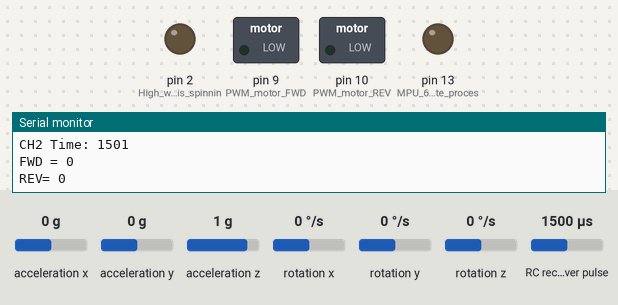
Simulated run of this sketch. Board: Arduino Nano, built with avr-gcc and run on an emulated ATmega328P. Parts: switched loads named in the sketch (green lamp = pin HIGH), output pins drawn as LEDs (lit = HIGH), the last lines printed to the serial monitor. Wiring (inferred from the names in the program): RC receiver channel: data pin 4. The test bench sets the inputs (shaded band); at power-on: RC receiver pulse 1500 µs, acceleration x 0 g, acceleration y 0 g, acceleration z 1 g, rotation x 0 °/s, rotation y 0 °/s, rotation z 0 °/s.

Above: at 4.2 s.
4.3 s: RC receiver pulse (sensor on pin 4) set to 1478 µs
5.8 s: RC receiver pulse (sensor on pin 4) set to 1458 µs
At 7.0 s:
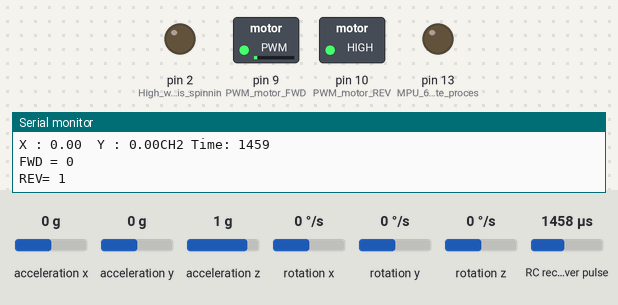
7.3 s: RC receiver pulse (sensor on pin 4) set to 1408 µs
At 8.3 s:
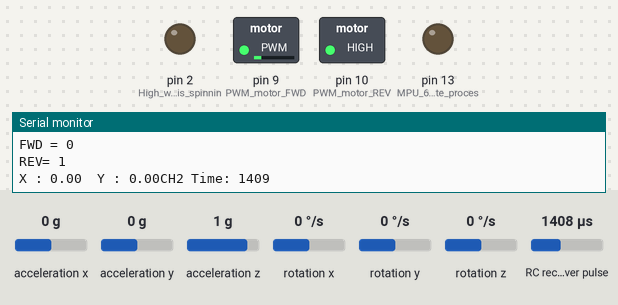
8.8 s: RC receiver pulse (sensor on pin 4) set to 1386 µs
At 9.4 s:
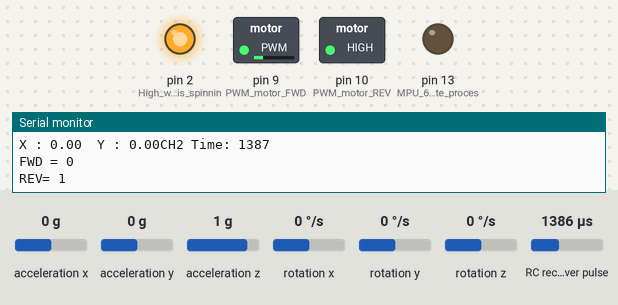
10.3 s: RC receiver pulse (sensor on pin 4) set to 1020 µs
At 11.5 s:
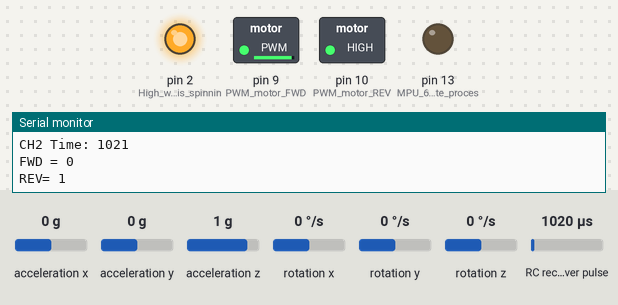
11.8 s: RC receiver pulse (sensor on pin 4) set to 1500 µs
At 12.9 s:
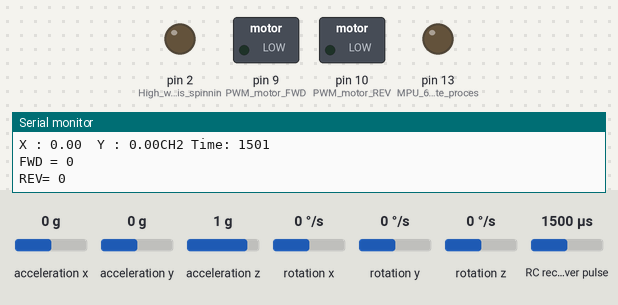
Timing chart, 0 to 14.3 s (numbered marks = the images above; inputs shaded):
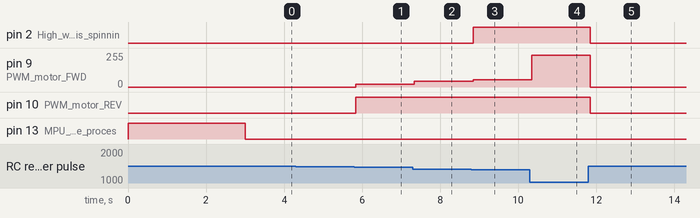

The sketch:

PropulsionWithRollCutout_DISABLED.ino
```cpp
// ---------------------------------------------------------------------------
//propulsionWithRollCutoff_DISABLED.ino
//Arduino Nano old bootloader
// Use the Arduino serial monitor to get CH1_PWMtime and CH2_PWMtime center and endpoint value to normalize values.
// This a unique application that allows the propeller to get both forward & reverse, the reverse to help with deceleration
//
// *** MEASURED DATA ****
// channel 2 is used for speed reference
// CH2_PWMtime center = 1498 to 1506, usec pulsewidth
// CH2_PWMtime full fwd = 1919, usec pulsewidth
// CH2_PWMtime full back = 1133, usec pulsewidth
//
// MPU6050 is a MEM gyro used to detect pitch, roll, and yaw. if roll or pitch exceed 35 degrees, the PitchRoll_OK bit drops out to remove power to the prop
//   MPU 6050 is actually mounted in the later build with a roll value of 60 degrees. During running the roll is giving bad data. Not sure if bad sensor or library timing
//
//This program was first written for a generic L298N H bridge, but is slightly modified to control a DRI0002 DFrobot L298N H bridge
//
// ---------------------------------------------------------------------------

unsigned long CH2_PWMtime; //pulsewidth time of Channel 2 (into pin 4) RC in microseconds, 1000 = full REV (or -90 degress), 1500=zerospeed or 0 degrees, 2000=full FWD (or +90 degrees)
unsigned long timeout = 23000; //timeout of PWM , set timeout for reading a pulsewidth at 15% moree than max expected 20ms (tried 2300 and caused problems)

int CH2_PWMtime_int; // CH1_PWMtime is an unsigned long, convert it to integer

int CH2_PWM_REF_usec ; // magnitude of microseconds pulse width from 1500 usec centerpoint

int CH2_PWM_SpdRef ; // RHS speed reference scaled for 255 = 100%
int CH2_PWMtime_int_LastScan=1500;
int FWD=LOW; // direction of Channel 2 speed ref
int REV=LOW; // direction of Channel 2 speed ref

#include "Wire.h"
#include <MPU6050_light.h>

MPU6050 mpu(Wire);
unsigned long timer = 0;
float roll=0.0;
float pitch=0.0;
float yaw=0.0;
//**********************Tip Over Protection Adjustments********
int roll_limit_degrees=30;
int pitch_limit_degrees=25;
int PitchRoll_OK = HIGH;
//**********************************************************

void setup()
      {
      pinMode(2, OUTPUT);  // High when prop is spinning
      pinMode(4, INPUT); // RC receiver Channel 2 motor speed control input

      pinMode(9, OUTPUT); // PWM motor FWD, bit low in reverse DFRobot DRI0002 E1 & E2 pins are PWM control
      pinMode(10, OUTPUT);  // PWM motor REV, bit low in FWD   DFRobot DRI0002 M1 & M2 pins, FWD=0  REV=1
   //   pinMode(11, OUTPUT); // prop running
   //   pinMode(12, OUTPUT); // pitch & roll OK relay output, PitchRoll_OK
      pinMode(13, OUTPUT); // MPU 6050 Calibrate process
      Serial.begin(115200);

// MPU6050 setup  - ??  get a calibration cycle on a reboot, and also on entering and exiting the serial monitor
      Wire.begin();

      byte status = mpu.begin();
      digitalWrite(13,HIGH); // Arduino Nano D13 LED
      Serial.print(F("MPU6050 status: "));
      Serial.println(status);
     while(status!=0){ } // stop everything if could not connect to MPU6050

      //Serial.println(F("Calculating offsets, do not move MPU6050"));
      delay(2000);
      // mpu.upsideDownMounting = true; // uncomment this line if the MPU6050 is mounted upside-down
      mpu.calcOffsets(); // gyro and accelero
      Serial.println("Done!\n");
      digitalWrite(13,LOW); // Arduino Nano D13 LED
      }

void loop()

    {
     // get pitch roll and yaw from the MPU 6050
      mpu.update();

      if((millis()-timer)>100)
        { // print data every 100ms
          Serial.print("X : ");
          Serial.print(mpu.getAngleX());
          roll=(mpu.getAngleX());

          Serial.print("\tY : ");
          Serial.print(mpu.getAngleY());
          pitch=(mpu.getAngleY());

          //Serial.print("\tZ : ");
          //Serial.println(mpu.getAngleZ());
          //yaw = (mpu.getAngleZ());

          timer = millis();
        }

  //      if ((abs(roll)<(roll_limit_degrees))&& ((abs(pitch))<(pitch_limit_degrees)))
   //         { PitchRoll_OK = HIGH;
             // digitalWrite(12,HIGH);
   //           }
   //         else
   //         {PitchRoll_OK = LOW;
          //   digitalWrite(12,LOW);
  //           }
          //     Serial.print("PitchRoll_OK = ");
           //    Serial.println(PitchRoll_OK);
            //   delay(2000);

      //   Reads a pulse (either HIGH or LOW) on a pin. For example, if value is HIGH, pulseIn() waits for the pin to go HIGH, starts timing, then waits for the pin to go LOW and stops timing. Returns the length of the pulse in microseconds. Gives up and returns 0 if no pulse starts within a specified time out.
      // Works on pulses from 10 microseconds to 3 minutes in length.

   CH2_PWMtime = pulseIn(4, HIGH, timeout); // pulseIn(pin, value, timeout)  value is HIGH or LOW, timeout and value are long int
         //   Serial.print("CH2 Time: ");
         //   Serial.println(CH2_PWMtime);
        //    Serial.print("CH2 Spd Ref: ");
        //    Serial.println(CH2_PWM_SpdRef);

     CH2_PWMtime_int = (int) CH2_PWMtime; //convert unsigned long to int
       if (CH2_PWMtime_int==0) {CH2_PWMtime_int=CH2_PWMtime_int_LastScan;} // 0 is a missed scan , zero directions
       if (CH2_PWMtime_int>1999) {CH2_PWMtime_int=1999;} // max limit forward
       if (CH2_PWMtime_int<1000) {CH2_PWMtime_int=1000;} // max limit reverse

              Serial.print("CH2 Time: ");
              Serial.println(CH2_PWMtime_int);

     /// create fwd and reverse direction bits

  if ((CH2_PWMtime_int - 1500) >= 30 ){ FWD = HIGH; } else {(FWD=LOW);} // 10 allows some deadband switching bridges
  if ((CH2_PWMtime_int - 1500) <= -30 ){ REV = HIGH; } else {(REV=LOW);} // -10 allows some deadband switching bridges
 // if (CH2_PWMtime_int==0) {FWD = LOW; REV =LOW;} // 0 is a missed scan , zero directions

                  Serial.print("FWD = ");
                Serial.println(FWD);
                 Serial.print("REV= ");
                Serial.println(REV);

 /// create a speed reference in microsends
 CH2_PWM_REF_usec = abs(CH2_PWMtime_int - 1500); // zero to 500usecs = 0 to 100 % speed
 CH2_PWM_SpdRef = (CH2_PWM_REF_usec/2); // cheap and dirty way to make speed reference, top = 500 microseconds, which corresponds to an analogWrite value 255. divie by 2 makes it just a tad slower.
          //     Serial.print("255 is top speed reference ");
          //    Serial.println(CH2_PWM_SpdRef);


 //if (CH2_PWM_SpdRef>200)
 //    {
 //     CH2_PWM_SpdRef =(CH2_PWM_SpdRef+45);
//     } // if near top speed kick in that leftover remainder spdref
    // }
            //   Serial.print("255 is top speed reference ");
           //   Serial.println(CH2_PWM_SpdRef);

if (CH2_PWM_SpdRef>50)     // relay for prop running LEDs
     {
      digitalWrite(2,HIGH);
      }
      else
       {
      digitalWrite(2,LOW);
      }

 // output logic for the H Bridge  DFRobot DRI0002
      analogWrite(9, (CH2_PWM_SpdRef));  // analogWrite values from 0 to 255   //comment out for generic L298N module

      if ((FWD==HIGH)&& (PitchRoll_OK==HIGH))
      {
//      analogWrite(9, (CH2_PWM_SpdRef));  // analogWrite values from 0 to 255 remove comment out for generic L298N module

      analogWrite(10, 0);
       }
    else if ((REV==HIGH)&& (PitchRoll_OK==HIGH))
      {
 //     analogWrite(9, 0) ;  // analogWrite values from 0 to 255  remove comment out for generic L298N module
 //     analogWrite(10,(CH2_PWM_SpdRef));
       analogWrite(10, 255);
       }
      else
      {
      analogWrite(9, 0);  // analogWrite values from 0 to 255
      analogWrite(10, 0) ;
       }
       delay (50);


//  if ((FWD==HIGH)||(REV==HIGH))
//    { digitalWrite (11,HIGH);
//    }
//  else
//    {
//      digitalWrite(11,LOW);
//    }

// PitchRoll_OK is defaulted to HIGH , PitchRoll_OK code is commented out
//if (PitchRoll_OK==LOW)
//  { delay(2000);}

CH2_PWMtime_int_LastScan=CH2_PWMtime_int;
  }
```

Measured:
- the behaviour switches between 1470 and 1469 µs on RC receiver pulse (sensor on pin 4) (found by bisection; images 0 and 1)
- the behaviour switches between 1398 and 1397 µs on RC receiver pulse (sensor on pin 4) (found by bisection; images 2 and 3)
- after the input at 5.8 s, pin 9 (PWM_motor_FWD): 0/255 → 20/255 at once; pin 10 (PWM_motor_REV): LOW → HIGH at once
- after the input at 7.3 s, pin 9 (PWM_motor_FWD): 20/255 → 45/255 at once
- after the input at 8.8 s, pin 2 (High_when_prop_is_spinnin): LOW → HIGH at once; pin 9 (PWM_motor_FWD): 45/255 → 56/255 at once
- after the input at 10.3 s, pin 9 (PWM_motor_FWD): 56/255 → 239/255 at once
- after the input at 11.8 s, pin 2 (High_when_prop_is_spinnin), pin 10 (PWM_motor_REV): HIGH → LOW at once; pin 9 (PWM_motor_FWD): 239/255 → 0/255 at once
